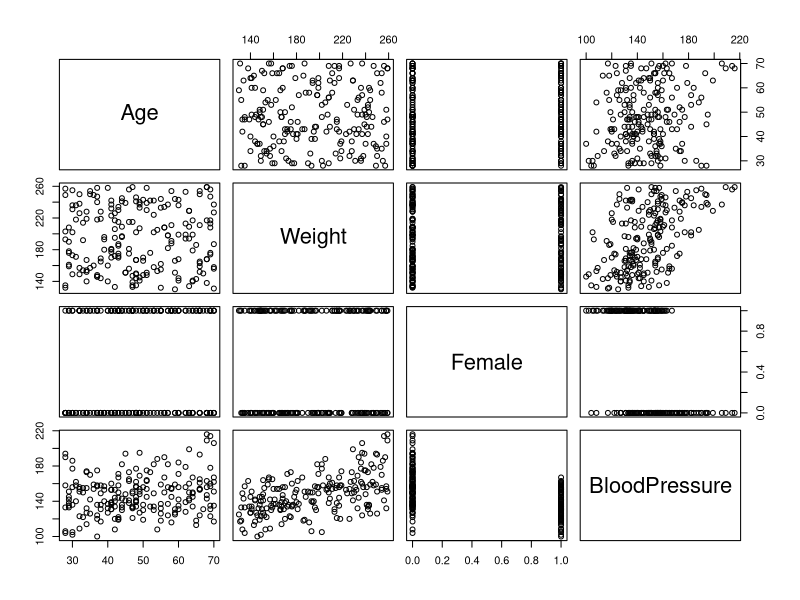

Here is the R script that generated this plot:
## ---- chunk 1
# To install tidyverse un-comment the next line by removing the "#" character.

# install.packages("tidyverse")
library(tidyverse)
## ---- chunk 2
bp <- read_csv("../docs/dataset/08/BloodPressure.csv", show_col_types = F)

head(bp)
## ---- chunk 3
plot(bp)
## ---- chunk 4
bp.MLModel <- lm(BloodPressure ~ Age + Weight + Female, bp)
## ---- chunk 5
summary(bp.MLModel)
## ---- chunk 6
new.points <- data.frame(
  Age = 40,
  Weight = 170,
  Female = 0
)
## ---- chunk 7
predict(bp.MLModel, newdata = new.points)
## ---- chunk 8
predict(bp.MLModel, newdata = new.points, interval="prediction")
